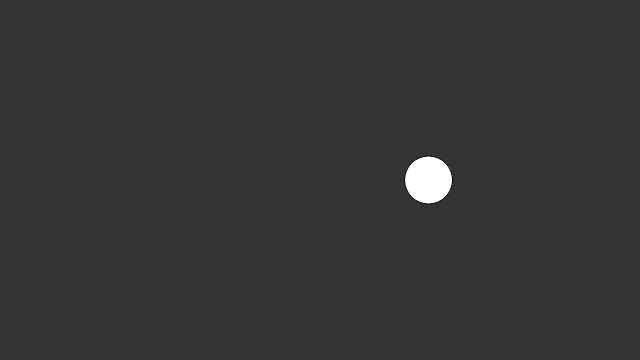
Frame 1 (no input)
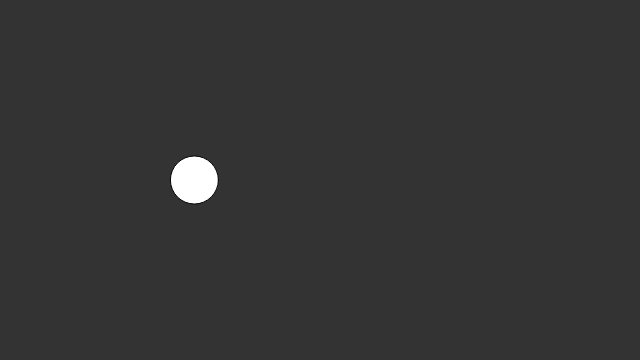
Frame 60 (no input)
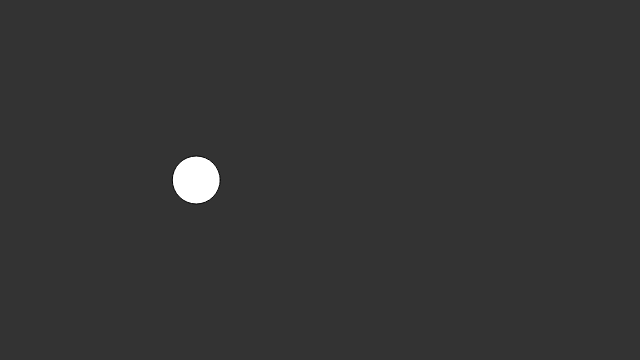
Frame 120 (the mouse pressed at the canvas centre since frame 60)

The p5.js sketch that drew these frames (run headless with seeded random() and noise() and a simulated clock; from frame 60 on, the mouse is pressed at the canvas centre):

// p5.js sketch
// ── sketch.js
var xoff = 0;


function setup() {
  // put setup code here
  createCanvas(640, 360);
}

function draw() {
  background(51);

  //var x = random(0, width);
  var x = noise(xoff) * width;

  xoff += 0.05;

  fill(255);
  ellipse(x, 180, 48, 48);

}
